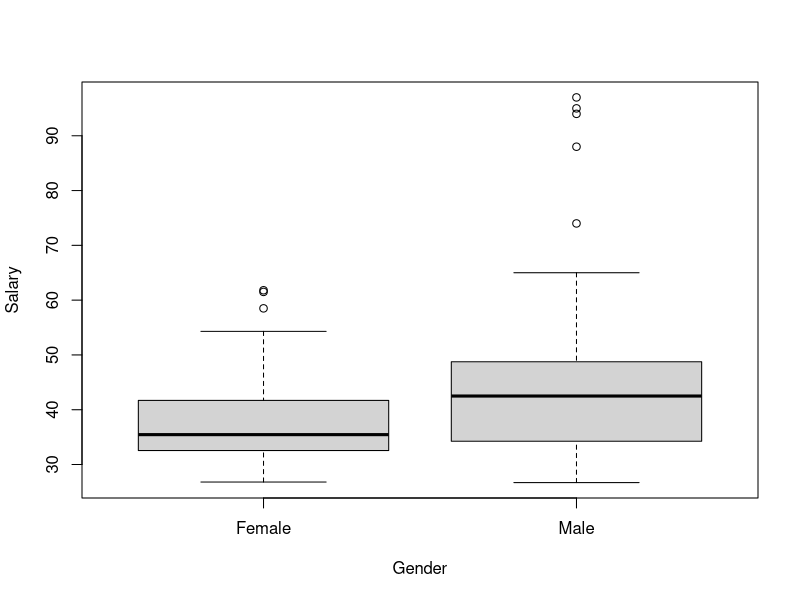
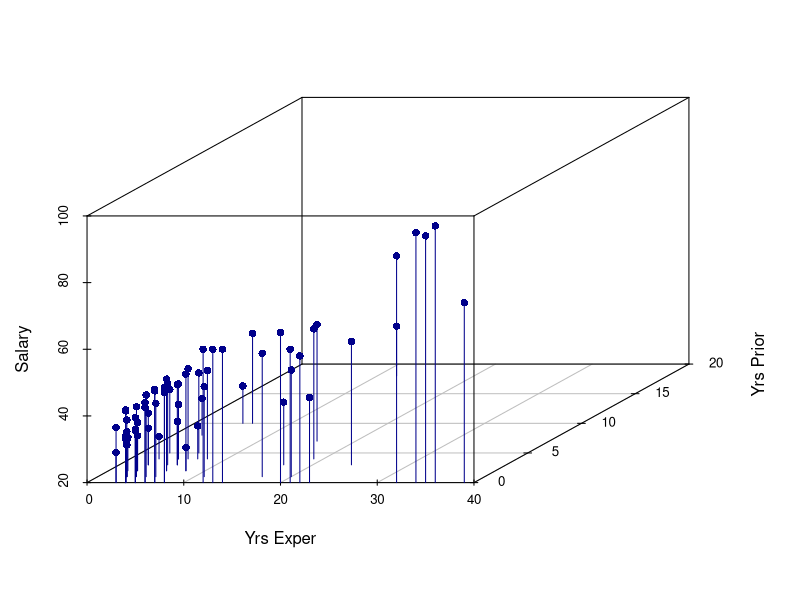
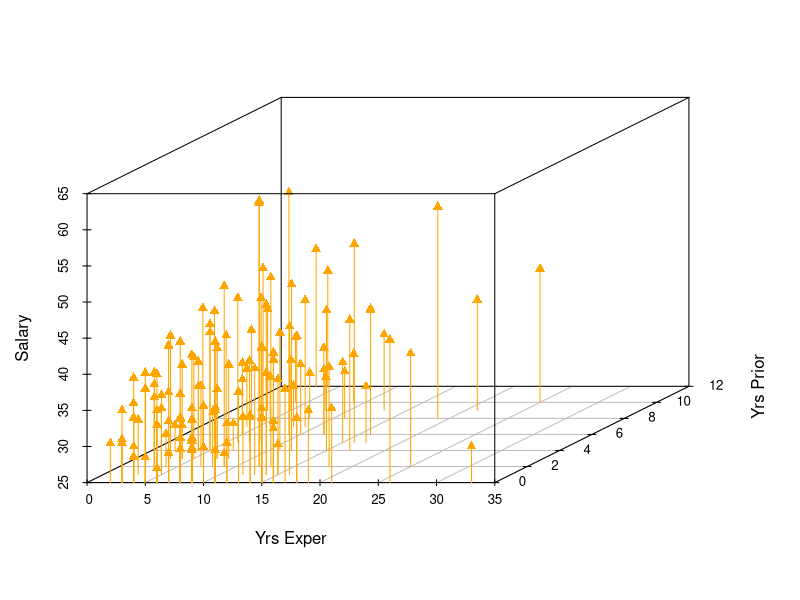
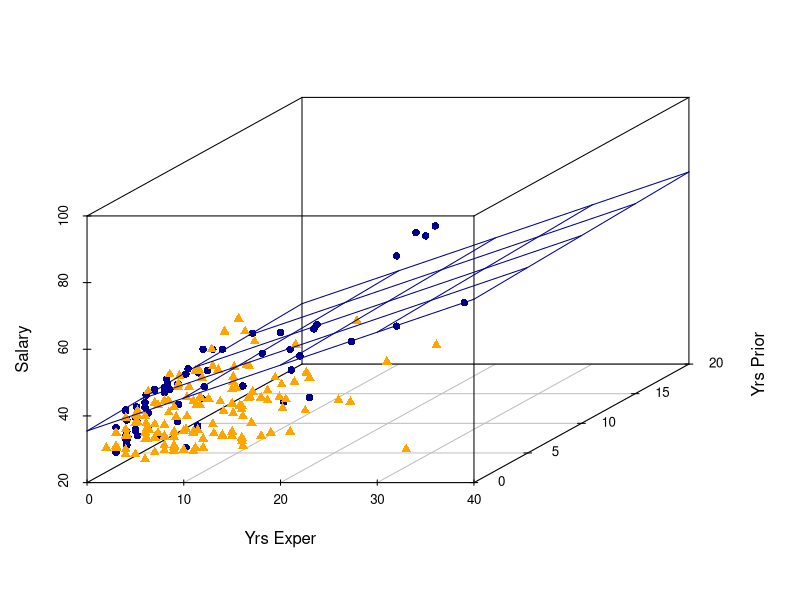
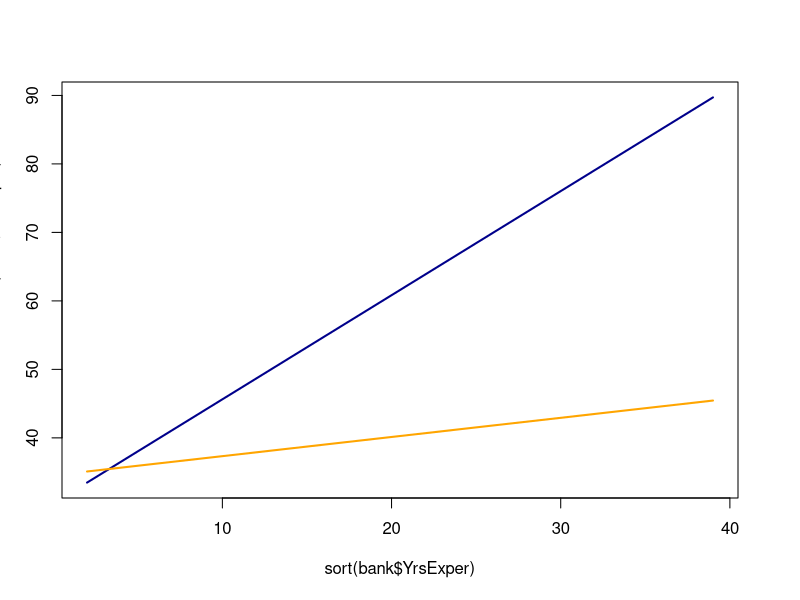
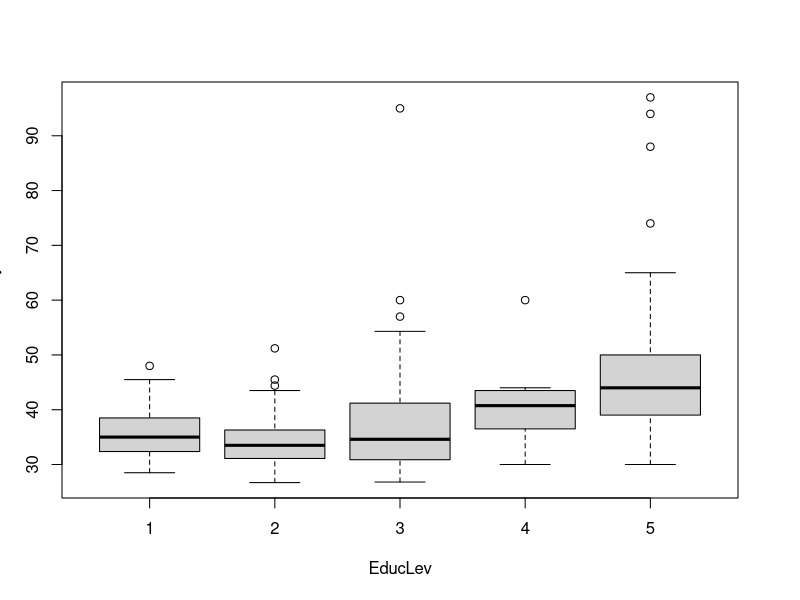
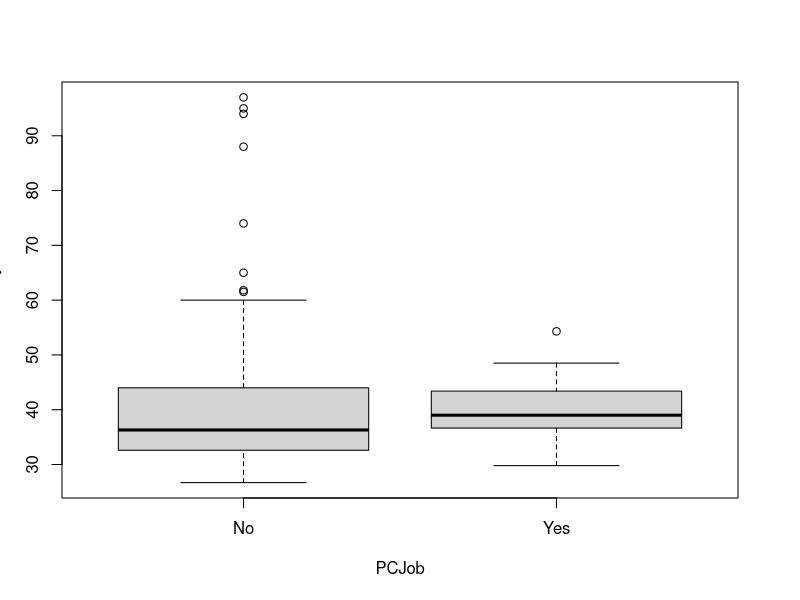
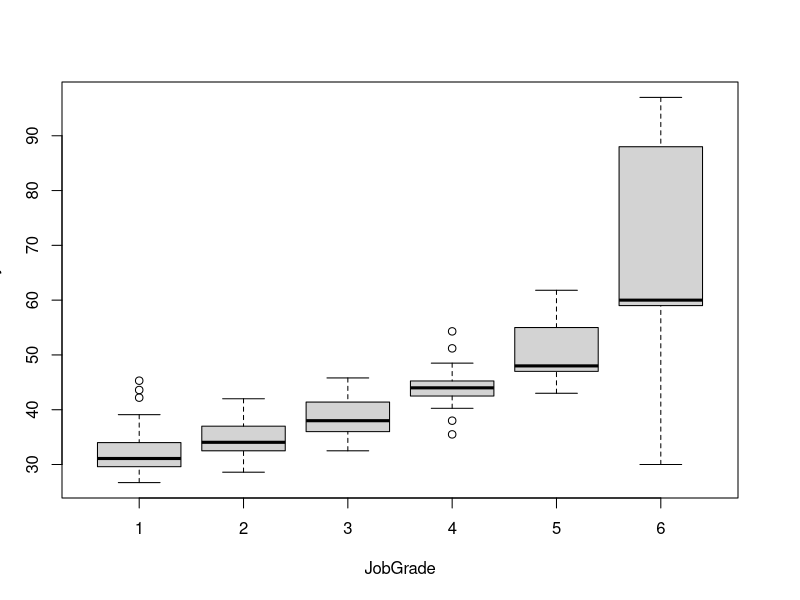

Here is the R script that generated these plots, in order: (Note: this script raises an error after producing the figures.)
# INTRODUCTION: Case of A sex discrimination Lawsuit
# Adapted from Winston et al.
#
# A bank is facing gender discrimination suite. The specific charge is
# that its female employees receive substantially smaller salaries than
# its male employees. The bank's employee database is listed in the
# file "bank.csv". For each of its 208 employees the data set includes
# the following information: 
# - EducLev: education level, a categorical variable with categories 1
# (finished highschool), 2 (finished some college courses), 3 (obtained
# bachelor's degree), 4 (took some graduate courses) and 5 (obtained a
# graduate degree).
# - JobGrade: A categorical variable indicating the current job level,
# the possible levels are 1-6 (6 is the highest)
# -YrHired: the year the employee was hired
# -YrBorn: the year the employee was born
# -Gender: a categorical variable with values "Female" and "Male"
# -YrsPrior: number of years of work experience at another bank prior to
# working on this bank
# -PCJob: a categorical yes/no variable depending on whether the
# employee's current job is computer related
# -Salary: current annual salary in the thousands of dollars
#
# This data was gathered in 1995.
# 
# In this file we examine several models and compare them. The main
# objective is to see if in this bank's females employees make a
# 'statistically significant' lower salary than males. 

# Let's first read the data It is in "csv" (comma separated) format and all
# columns have headers. So the following command reads the file and assigns
# titles to columns:

bank <- read.csv("bank.csv")
print(head(bank))
print(tail(bank))

# The next step is to tell R which one of these variables are
# quantitative and which ones are qualitative (that is factors).
# Now, when a column is consisted of nonnumerical data, then R
# knows that it is a factor and will treat it as such
# automatically. For instance, the data under column "Gender" are
# either "Male" or "Female". Suppose we try to use regression
# to see if "Salary" is a function of "Gender". Let's do it!

# Before building the model we can create "boxplots" comparing salaries
# for males and females. This gives us a visual representation and will
# help us build the model in a more informed manner. In general, 
# especially for factors, boxplots are good starting point to compare 
# the response variable for each level. For instance, we can plot salaries
# with respect to gender, with respect to education level, and so on. Again,
# ideally, we should do this *before* building models.
#
cat ("Hit Enter to see salary vs gender\n")
readline()
boxplot(Salary ~ Gender, data=bank)


cat("Hit Enter to see the results of regression model Salary ~ Gender\n")
readline()
model0 <- lm(Salary ~ Gender, data=bank)
print(summary(model0))
readline()

cat("Notice that R automatically made Female the reference and Male 
the factor (which can assume values of zero or one).\n")
cat("We can actually check the design matrix used. Hit Enter to see:\n")
readline()
print(model.matrix(model0))
readline()
cat("Here are the interpretation of the coefficients:\n")
cat("Intercept (b0): This is the mean of the base level, in this case
female employees. So b0 is the estimated mean of female employee
salaries\n")
cat("Intercept: ", coefficients(model0)[1],"\n")
readline()
cat("The coefficient of GenderMale (b1): This factor is the ADDITIONAL 
advantage (or disadvantage if negative) for males' salary over
females'.\n")

cat("Male employees on average get", coefficients(model0)[2], "thousand dollars more than female employees\n")

cat("We can check this information by looking at the means of female
and male salaries separately. Hit Enter to see:\n")
readline()
cat("mean of female salaries",mean(bank[bank$Gender=="Female","Salary"]),"\n")
cat("mean of male salaries",mean(bank[bank$Gender=="Male","Salary"]),"\n")

# Adding more variables to the model:
# Now let's take into account years of experience, that is years
# working in the company. This data is taken in 95. Therefore 
# YrsExper=95-YrHired. We adjoin this data into our data frame:
bank<-cbind(bank, YrsExper=95-bank$YrHired)

# While we are at it, we should add an age value because it is more
# useful than the year employee was born:

bank<- cbind(bank, Age=95-bank$YrBorn)

cat("We added YrsExper=95-YrHired to bank data frame. Also added
Age=95-YrBorn.\n")
cat("Hit Enter to see the new bank data frame\n")
readline()
print(head(bank))
# Before doing the regression let us "visualize" the data. For this
# purpose the scatterplot3d package is necessary. So let's load it.

library(scatterplot3d)

# Now we plot the three dimensional scatter plot of salaries as a
# function of YrsExper and YrsPrior. We will color males blue and
# females red. (See the documentation of scatterplot3d to see the details
# for using this function) 

# First look at them separately:
cat("Hit Return to see scatterplot of Males salaries\n")
readline()
malePoints<-scatterplot3d(bank[bank$Gender=="Male","YrsExper"], 
  bank[bank$Gender=="Male","YrsPrior"], 
  bank[bank$Gender=="Male","Salary"],
  color="darkblue",pch=16,type="h",xlab="Yrs Exper", ylab="Yrs Prior",
zlab="Salary")

cat("Hit Return to see scatterplot of Females salaries\n")
readline()
femalePoints<-scatterplot3d(bank[bank$Gender=="Female","YrsExper"], 
  bank[bank$Gender=="Female","YrsPrior"], 
  bank[bank$Gender=="Female","Salary"],
  color="orange",pch=17,type="h",xlab="Yrs Exper", ylab="Yrs Prior",
zlab="Salary")

# Now let's see them together. scatterplot3d returns two useful
# functions points3d and plane3d that allow us to add points and planes
# to an existing plot

cat("Hit Enter to see the males and females together\n")
readline()
# redraw male point without the vertical lines
malePoints<-scatterplot3d(bank[bank$Gender=="Male","YrsExper"], 
  bank[bank$Gender=="Male","YrsPrior"], 
  bank[bank$Gender=="Male","Salary"],
  color="darkblue",pch=16,xlab="Yrs Exper", ylab="Yrs Prior", zlab="Salary")

# Add female points 
malePoints$points3d(bank[bank$Gender=="Female","YrsExper"], 
  bank[bank$Gender=="Female","YrsPrior"], 
  bank[bank$Gender=="Female","Salary"],
  col="orange",pch=17)


cat("Now we add the effects of work experience to our model. That is
we add YrsExper and YrsPrior to the model:\n")
model1 <- lm(Salary ~ Gender + YrsExper + YrsPrior, data=bank)
cat("Hit Enter to see the refined model:\n")
readline()
print(summary(model1))
readline()
cat("Notice that the advantage of Male over Female is slightly less
than the model without experience.\n")
readline()
cat("Let's do a partial F-test to see if the additional variables are
significant or not\n")
cat("Hit Enter to see the results of the partial F-test:\n")
readline()
print(anova(model0, model1))
readline()

# We can break out the regression formula as follows:
# For Females: Salary = 27.41 + .99 YrsExper + .13 YrsPrior
# For Males: Salary = (27.41 + 8.08) + .99 YrsExper + .13 YrsPrior
# These two models are geometrically two PARALLEL planes
cat("The regression model gives two models of dependence on YrsExper
and YrsPrior, One is for men and one for women\n")

# Now add the two parallel regression planes for females and males. 
# First females:

cat("Hit Enter to see Females' regression plane\n")
readline()
#malePoints$plane3d(
#  c(coefficients(model1)[1],
#  coefficients(model1)[3], coefficients(model1)[4]),col="orange",lty="solid")
#datPlot$plane3d(pr$rotation[1,1],pr$rotation[2,1],pr$rotation[3,1],col="red")
# Now add the the Males regression plane
cat("Hit Enter to see Males' regression plane\n")
readline()
malePoints$plane3d(
  c(coefficients(model1)[1]+coefficients(model1)[2], 
  coefficients(model1)[3], coefficients(model1)[4]),col="darkblue",lty="solid")
readline()

# Adding interaction factors:

# First, since YrsPrior was not significant, we will eliminate it from
# the model. We now consider adding Gender*YrsExper as a factor. (This
# will affect not only the intercept but also the different rates by
# which males and females are reward for each year of experience")

cat("Hit Enter to see the effect of interaction term\n")
readline()
model2 <- lm(Salary ~ Gender * YrsExper, data=bank)
print(summary(model2))
readline()

# The interpretation of this model is as follows: 
# For females, that is when GenderMale=0, the equation is:
#             Salary = 34.53 + .28 * YrsExper
# For males, that is when GenderMale=1, the equation is:
#             Salary = (34.53 - 4.1) + (.28 + 1.24) * YrsExper
#                    = 30.43 + 1.52 * YrsExper
# Thus, with the interaction model, the females actually start with a
# higher salary, bu then for each year of experience they get an
# increase significantly less than males (.28 vs. 1.52). 
# Let's plot the two models:
cat("Hit Enter to see the interaction model for males:\n")
readline()
plot(sort(bank$YrsExper), 30.43 + 1.52 *
   sort(bank$YrsExper),col="darkblue",type="l",lwd=2)
cat("Hit Enter to see the interaction model for females:\n")
readline()
lines(sort(bank$YrsExper),34.53+.28*sort(bank$YrsExper),col="orange",type="l",   lwd=2)
readline()

# The interaction model is equivalent to the process where we use the
# model Salary ~ YrsExper to female data only and to Male data only.
# Let's see:
cat("Hit Enter to see regression Salary ~ YrsExper for males:\n")
readline()
print(summary(lm(Salary~YrsExper,data=bank,subset=Gender=="Male")))
readline()
cat("Hit Enter to see regression Salary ~ YrsExper for females:\n")
readline()
print(summary(lm(Salary~YrsExper,data=bank,subset=Gender=="Female")))
readline()

# We now wish to add the effect of education level to our model. However
# since these levels are labeled 1 through 6, R will treat them as
# numerical values. To tell R that a vector should be treated as a
# categorical vector (that is as a factor) the function factor is used.
# Use ?factor to see the full description of this function. Here we are
# going to tell R that the column bank$EducLev is a factor and not a
# numerical data.
bank$EducLev <- factor(bank$EducLev)
cat("Hit Enter to see the result of the command
is.factor(bank$EducLev)\n")
readline()
print(is.factor(bank$EducLev))
readline()
cat("We can even examine levels of EducLev to make sure they are correct.\n")
cat("Hit Enter to see how \"levels\" function shows levels of EducLev:\n")
readline()
print(levels(bank$EducLev))

cat(" Hit Enter to see boxplots of salary vs education level\n")
readline()
boxplot(Salary ~ EducLev, data=bank)

cat("Now let's add the education level to the model (Hit Enter to see
the results)\n")
readline()
model3 <-lm(Salary ~ Gender + YrsExper + YrsPrior + EducLev, data=bank)
print(summary(model3))
readline()
cat("Notice that advantage of Male is further reduced, though it is
still significant\n")
readline()
# We can now conduct multiple partial F-tests. Write the models in order
# of refinements:
cat("Hit Enter to see the partial F-Test for each of the models:\n")
readline()
print(anova(model0, model1, model3))
readline()
# Note that not all education levels have a significant advantage over
# those only with highschool diploma (the base level).

# PCJob factor
# Next we add the PCJob factor to see if it can shed more light to
# the salary difference between male and female employees

# First look at Boxplots:
cat(" Hit Enter to see salary vs PC job\n")
readline()
boxplot(Salary ~ PCJob, data=bank)

#Now add PCJob as a factor to the model:
model4 <- lm(Salary ~ Gender + YrsExper + YrsPrior + EducLev + PCJob, data=bank)
cat("Hit Enter to see the added effect of PCJob factor\n")
readline()
print(summary(model4))
readline()
# We see that even after including all these factors still the female
# employees have a significantly lower salary than males.


# Effect of Job grade
# Finally let's add the effect of Job Grade. First we need to turn this
# into a factor:
bank$JobGrade<-factor(bank$JobGrade)

# Next look at the Boxplots for job grade:
cat(" Hit Enter to see salary vs job grade\n")
readline()
boxplot(Salary ~ JobGrade, data=bank)

# Now do the regression
model5 <- lm(Salary~Gender + YrsExper + YrsPrior + EducLev + PCJob +
  JobGrade, data=bank)
cat("Hit Enter to see the effect of Job grade\n")
readline()
print(summary(model5))
readline()
# Finally the male advantage has been reduced to about $2563  over
# females with JobGrade factor added. It is still significant but not as
# much as before. Even if the male advantage had been made
# insignificant, our analysis indicates that most of the discrepancy
# between male and female salary is explained by job grade: In this
# bank, higher grade jobs are occupied mostly by males while 
# lower level are occupied by females.
cat("Hit Enter to see the results of partial F-test\n")
readline()
print(anova(model0, model1, model3, model5))

# A good way to visualize dependence of various attributes is to pairwise
# plot them against each other. The "pairs" function takes a model, and the
# data frame containing the data, and creates a matrix of plots relating
# variable i to variable j.
# 
# Ideally using pairs should be done *at the beginning*, and even before a
# model is built to see which items might be useful to include in the model
# and which ones are not.

cat("We now look at the \"pairs\" function to plot each variable or factor
against other variables/factors.\n")
cat("Hit Enter to see the matrix of plots\n")
readline()
pairs (Salary~Gender + YrsExper + YrsPrior + EducLev + PCJob + JobGrade,
      data=bank)
